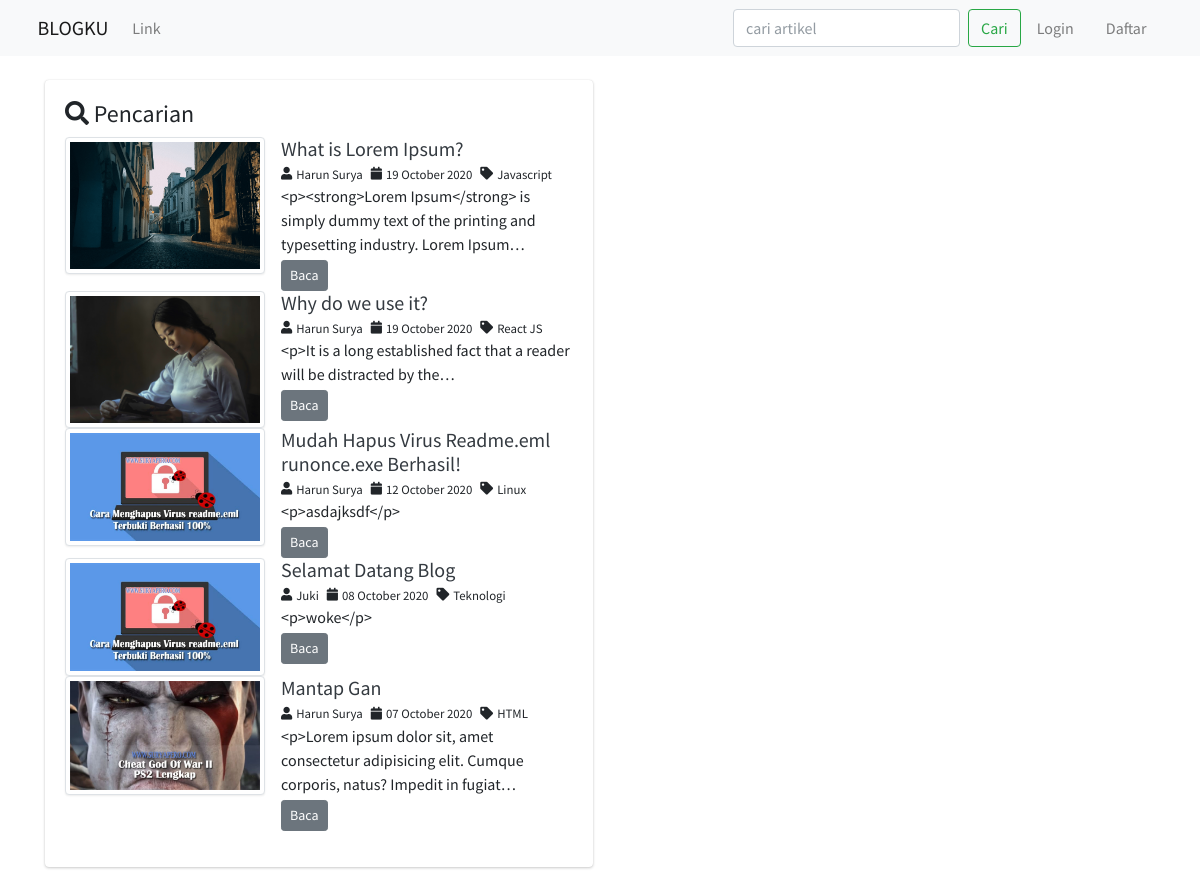
Page /index.php/home/pencarian on the committed database.
### tables this page shows
CREATE TABLE `artikel` (
  `id_artikel` int(11) NOT NULL,
  `judul` varchar(200) NOT NULL,
  `isi_artikel` text NOT NULL,
  `slug` varchar(200) NOT NULL,
  `gambar_artikel` varchar(256) NOT NULL,
  `id_kategori` int(11) NOT NULL,
  `tag` varchar(100) NOT NULL,
  `tanggal` date NOT NULL,
  `id_penulis` int(11) NOT NULL,
  `dilihat` int(11) NOT NULL DEFAULT 0,
  `suka` int(11) NOT NULL DEFAULT 0,
  `dislike` int(11) NOT NULL DEFAULT 0,
  `status` int(11) NOT NULL COMMENT '0 = draft\r\n1 = publish'
);

CREATE TABLE `penulis` (
  `id_penulis` int(11) NOT NULL,
  `id_user` int(11) NOT NULL,
  `tgl_daftar` date NOT NULL,
  `nama_penulis` varchar(50) NOT NULL,
  `foto_penulis` varchar(256) NOT NULL,
  `desk_penulis` varchar(150) NOT NULL,
  `status` int(11) NOT NULL
);

CREATE TABLE `kategori` (
  `id_kategori` int(11) NOT NULL,
  `nama_kategori` varchar(100) NOT NULL
);

### application/controllers/Home.php (called while the page is built, shortened)
<?php
class Home extends CI_Controller {
	public function __construct()
	{
		$this->load->model('Artikel_model');
		$this->load->model('Kategori_model');
		$this->load->library('form_validation');
	}
	public function pencarian()
	{
		$keyword = $this->input->get('keyword');
		$data['title'] = 'Hasil Pencarian ' . $keyword;
		$data['cari'] = $this->Artikel_model->keywordSearch($keyword);
		$this->load->view('themeplates/header', $data);
		$this->load->view('themeplates/navbar', $data);
		$this->load->view('home/pencarian', $data);
		$this->load->view('themeplates/footer');
	}
}

### index.php (called while the page is built, shortened)
<?php
require_once BASEPATH.'core/CodeIgniter.php';

### application/models/Artikel_model.php (called while the page is built, shortened)
<?php
class Artikel_model extends CI_Model {
	public function keywordSearch($keyword)
	{
		$this->db->select('*');
		$this->db->join('kategori', 'kategori.id_kategori = artikel.id_kategori');
		$this->db->join('penulis', 'penulis.id_penulis = artikel.id_penulis');
		$this->db->like('artikel.judul', $keyword);
		$this->db->order_by('artikel.tanggal', 'desc');
		return $this->db->get('artikel')->result_array();
	}
}

### application/views/home/pencarian.php (the view)
<div class="container py-4">
	<div class="col-md-6">
		<div class="card">
			<div class="card-body">
				<h4><i class="fas fa-search"></i> Pencarian <strong><?= $this->input->get('keyword'); ?></strong></h4>
				<ul class="list-unstyled">
					<?php foreach($cari as $a) : ?>
				  <li class="media">
				    <img src="<?= base_url('assets/theme_admin/img/artikel/') . $a['gambar_artikel']; ?>" class="mr-3 img-thumbnail" width="200">
				    <div class="media-body">
				      <a href="<?= base_url('artikel/') . strtolower($a['slug']); ?>" class="text-dark"><h5 class="mt-0 mb-1"><?= $a['judul']; ?></h5></a>
				      <small>
                <div class="form-inline">
                	<div class="form-group">
                		<i class="fas fa-user pr-1"></i> <?= $a['nama_penulis']; ?>
                	</div>
                	<div class="form-group pl-2">
                		<?php $tgl = date_create($a['tanggal']); ?>
                		<i class="fas fa-calendar pr-1"></i> <?= date_format($tgl, 'd F Y'); ?>
                	</div>
                	<div class="form-group pl-2">
                		<i class="fas fa-tag pr-1"></i> <?= $a['nama_kategori']; ?>
                	</div>
                </div>
				      </small>
				      <?= word_limiter($a['isi_artikel'], 14); ?>
				      <div class="row">
				      	<div class="col-md-2 mt-1">
				      		<a href="<?= base_url('artikel/') . strtolower($a['slug']); ?>" class="btn btn-secondary btn-sm">Baca</a>
				      	</div>
				      </div>
				    </div>
				  </li>
				  <?php endforeach; ?>
				</ul>
			</div>
		</div>
	</div>
</div>

### rows in the picture
artikel: gambar_artikel (picture), judul "What is Lorem Ipsum?", id_penulis.nama_penulis "Harun Surya", tanggal "19 October 2020", id_kategori.nama_kategori "Javascript", isi_artikel "<p><strong>Lorem Ipsum</strong> is simply dummy text of the printing and typesetting industry. Lorem Ipsum…"
artikel: gambar_artikel (picture), judul "Why do we use it?", id_penulis.nama_penulis "Harun Surya", tanggal "19 October 2020", id_kategori.nama_kategori "React JS", isi_artikel "<p>It is a long established fact that a reader will be distracted by the…"
artikel: gambar_artikel (picture), judul "Mudah Hapus Virus Readme.eml runonce.exe Berhasil!", id_penulis.nama_penulis "Harun Surya", tanggal "12 October 2020", id_kategori.nama_kategori "Linux", isi_artikel "<p>asdajksdf</p>"
artikel: gambar_artikel (picture), judul "Selamat Datang Blog", id_penulis.nama_penulis "Juki", tanggal "08 October 2020", id_kategori.nama_kategori "Teknologi", isi_artikel "<p>woke</p>"
artikel: gambar_artikel (picture), judul "Mantap Gan", id_penulis.nama_penulis "Harun Surya", tanggal "07 October 2020", id_kategori.nama_kategori "HTML", isi_artikel "<p>Lorem ipsum dolor sit, amet consectetur adipisicing elit. Cumque corporis, natus? Impedit in fugiat…"
